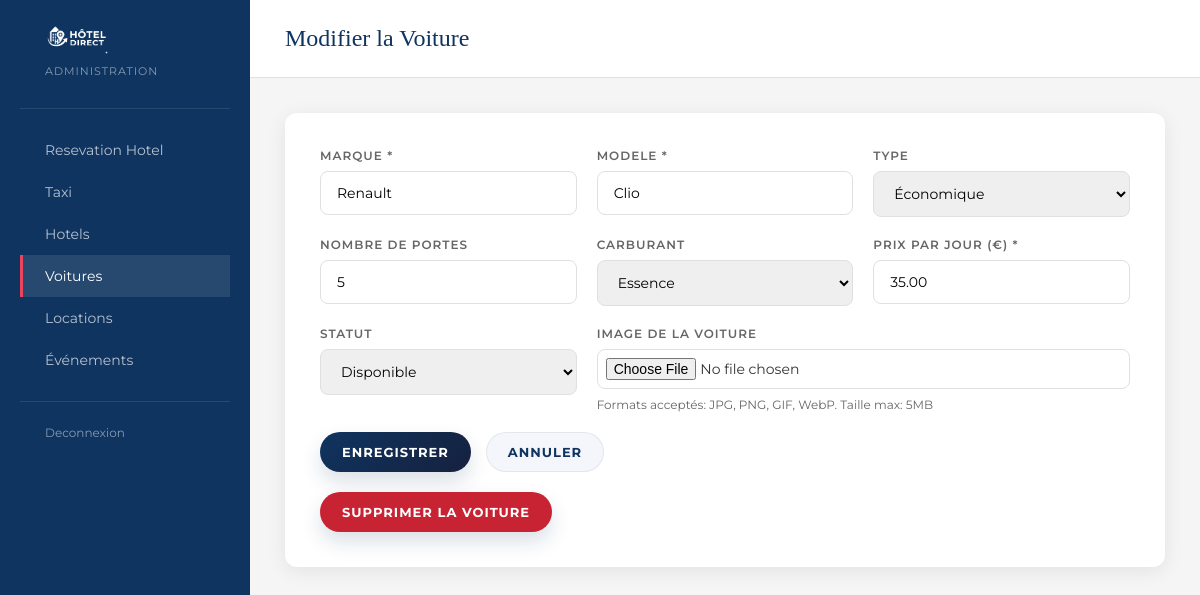
The page /index.php?route=cars/edit&id=1 (signed in) on the database its author committed.
### tables this page shows
CREATE TABLE IF NOT EXISTS cars (
    id INT AUTO_INCREMENT PRIMARY KEY,
    marque VARCHAR(100) NOT NULL,
    modele VARCHAR(100) NOT NULL,
    type ENUM('economique', 'compact', 'berline', 'suv', 'luxe') DEFAULT 'economique',
    portes INT NOT NULL DEFAULT 4,
    carburant ENUM('essence', 'diesel', 'hybride', 'electrique') DEFAULT 'essence',
    prix_par_jour DECIMAL(10,2) NOT NULL,
    image VARCHAR(255) DEFAULT NULL,
    statut ENUM('disponible', 'louee', 'entretien') DEFAULT 'disponible',
    created_at TIMESTAMP DEFAULT CURRENT_TIMESTAMP
);

### src/app/Core/Controller.php (called while the page is built, shortened)
<?php
abstract class Controller
{
    protected function view(string $viewPath, array $data = []): void
    {
        extract($data, EXTR_SKIP);
        require dirname(__DIR__) . '/Views/' . $viewPath . '.php';
    }
}

### src/app/Controllers/CarController.php (called while the page is built, shortened)
<?php
final class CarController extends Controller
{
    private CarModel $cars;
    public function __construct()
    {
        $this->cars = new CarModel();
    }
    public function edit(): void
    {
        $success = '';
        $error = '';
        $carId = max(0, (int) ($_GET['id'] ?? $_POST['id'] ?? 0));
        $car = $this->cars->findById($carId);
        $this->view('cars/edit', [
            'success' => $success,
            'error' => $error,
            'car' => $car,
        ]);
    }
}

### src/index.php (called while the page is built, shortened)
<?php
require_once __DIR__ . '/bootstrap.php';
$router = new Router();
$authController = new AuthController();
$reservationController = new ReservationController();
$taxiController = new TaxiReservationController();
$dashboardController = new DashboardController();
$eventController = new EventController();
$siteController = new SiteController();
$hotelAdminController = new HotelAdminController();
$eventAdminController = new EventAdminController();
$carController = new CarController();
$carRentalController = new CarRentalController();
$router->add('GET', '', static function (): void {
    if (isset($_SESSION['user_id'])) {
        redirect_to(($_SESSION['role'] ?? 'client') === 'admin' ? 'dashboard' : 'reservation');
    }
    redirect_to('login');
});
$router->add('GET', 'login', static function () use ($authController): void {
    $authController->login();
});
$router->add('POST', 'login', static function () use ($authController): void {
    $authController->login();
});
$router->add('GET', 'register', static function () use ($authController): void {
    $authController->register();
});
$router->add('POST', 'register', static function () use ($authController): void {
    $authController->register();
});
$router->add('GET', 'logout', static function () use ($authController): void {
    $authController->logout();
});
$router->add('GET', 'profile', static function () use ($authController): void {
    $authController->profile();
});
$router->add('POST', 'profile', static function () use ($authController): void {
    $authController->profile();
});
$router->add('GET', 'reservation', static function () use ($reservationController): void {
    $reservationController->index();
});
$router->add('POST', 'reservation', static function () use ($reservationController): void {
    $reservationController->index();
});
$router->add('GET', 'taxi', static function () use ($taxiController): void {
    $taxiController->index();
});
$router->add('POST', 'taxi', static function () use ($taxiController): void {
    $taxiController->index();
});
$router->add('GET', 'taxi/edit', static function () use ($taxiController): void {
    $taxiController->edit();
});
$router->add('POST', 'taxi/edit', static function () use ($taxiController): void {
    $taxiController->edit();
});
$router->add('POST', 'taxi/delete', static function () use ($taxiController): void {
    $taxiController->delete();
});
$router->add('GET', 'dashboard', static function () use ($dashboardController): void {
    $dashboardController->index();
});
$router->add('POST', 'dashboard', static function () use ($dashboardController): void {
    $dashboardController->index();
});
$router->add('GET', 'events', static function () use ($eventAdminController): void {
    $eventAdminController->index();
});
$router->add('POST', 'events', static function () use ($eventAdminController): void {
    $eventAdminController->index();
});
$router->add('GET', 'events-feed', static function () use ($eventController): void {
    $eventController->feed();
});
$router->add('GET', 'admin/hotels', static function () use ($hotelAdminController): void {
    $hotelAdminController->index();
});
$router->add('GET', 'admin/hotels/add', static function () use ($hotelAdminController): void {
    $hotelAdminController->add();
});
$router->add('POST', 'admin/hotels/add', static function () use ($hotelAdminController): void {
    $hotelAdminController->add();
});
$router->add('GET', 'admin/hotels/edit', static function () use ($hotelAdminController): void {
    $hotelAdminController->edit();
});
$router->add('POST', 'admin/hotels/edit', static function () use ($hotelAdminController): void {
    $hotelAdminController->edit();
});
$router->add('POST', 'admin/hotels/delete', static function () use ($hotelAdminController): void {
    $hotelAdminController->delete();
});
$router->add('GET', 'home', static function () use ($siteController): void {
    $siteController->home();
});
$router->add('GET', 'hotels', static function () use ($siteController): void {
    $siteController->hotels();
});
$router->add('GET', 'hotel-details', static function () use ($siteController): void {
    $siteController->hotelDetails();
});
$router->add('GET', 'events-public', static function () use ($siteController): void {
    $siteController->events();
});
$router->add('GET', 'dashboard/taxis', static function () use ($dashboardController): void {
    $dashboardController->taxis();
});
$router->add('GET', 'dashboard/rentals', static function () use ($dashboardController): void {
    $dashboardController->rentals();
});
$router->add('POST', 'dashboard/rentals', static function () use ($dashboardController): void {
    $dashboardController->rentals();
});
$router->add('GET', 'cars', static function () use ($carController): void {
    $carController->index();
});
$router->add('POST', 'cars', static function () use ($carController): void {
    header('Location: ' . app_url('cars/add'));
    exit;
});
$router->add('GET', 'cars/add', static function () use ($carController): void {
    $carController->add();
});
$router->add('POST', 'cars/add', static function () use ($carController): void {
    $carController->add();
});
$router->add('GET', 'cars/edit', static function () use ($carController): void {
    $carController->edit();
});
$router->add('POST', 'cars/edit', static function () use ($carController): void {
    $carController->edit();
});
$router->add('POST', 'cars/delete', static function () use ($carController): void {
    $carController->delete();
});
$router->add('GET', 'cars/rent', static function () use ($carRentalController): void {
    $carRentalController->index();
});
$router->add('POST', 'cars/rent/create', static function () use ($carRentalController): void {
    $carRentalController->create();
});
$router->add('POST', 'cars/rent/cancel', static function () use ($carRentalController): void {
    $carRentalController->cancel();
});
$router->add('GET', 'cars/rent/api/booked-dates', static function () use ($carRentalController): void {
    $carRentalController->getBookedDates();
});
$route = trim((string) ($_GET['route'] ?? ''), '/');
$method = strtoupper((string) ($_SERVER['REQUEST_METHOD'] ?? 'GET'));
$router->dispatch($method, $route);

### src/app/Core/Router.php (called while the page is built, shortened)
<?php
final class Router
{
    private array $routes = [];
    public function add(string $method, string $route, callable $handler): void
    {
        $key = strtoupper($method) . ':' . trim($route, '/');
        $this->routes[$key] = $handler;
    }
    public function dispatch(string $method, string $route): void
    {
        $key = strtoupper($method) . ':' . trim($route, '/');
        ($this->routes[$key])();
    }
}

### src/bootstrap.php (called while the page is built, shortened)
<?php
spl_autoload_register(static function (string $class): void {
    $prefix = 'App\\';
    $relativeClass = substr($class, strlen($prefix));
    $file = __DIR__ . '/app/' . str_replace('\\', '/', $relativeClass) . '.php';
});
if (!function_exists('app_url')) {
    function app_url(string $route = ''): string
    {
        $scriptName = $_SERVER['SCRIPT_NAME'] ?? '/src/index.php';
        $basePath = rtrim(str_replace('\\', '/', dirname($scriptName)), '/');
        $indexPath = ($basePath === '' ? '' : $basePath) . '/index.php';
        return $indexPath . '?route=' . urlencode($route);
    }
}

### src/app/Core/Database.php (called while the page is built, shortened)
<?php
final class Database
{
    private static ?PDO $connection = null;
    public static function getConnection(): PDO
    {
        if (self::$connection instanceof PDO) {
            return self::$connection;
        }
        $host = (string) (getenv('DB_HOST') ?: '');
        $user = (string) (getenv('DB_USER') ?: '');
        $passValue = getenv('DB_PASS');
        $pass = $passValue === false ? '' : (string) $passValue;
        $name = (string) (getenv('DB_NAME') ?: '');
        $host = $host === '' ? 'localhost' : $host;
        $user = $user === '' ? 'root' : $user;
        $name = $name === '' ? 'test' : $name;
        self::$connection = new PDO(
            sprintf('mysql:host=%s;dbname=%s;charset=utf8', $host, $name),
            (string) $user,
            (string) $pass,
            [PDO::ATTR_ERRMODE => PDO::ERRMODE_EXCEPTION]
        );
        return self::$connection;
    }
}

### src/app/Models/CarModel.php (called while the page is built, shortened)
<?php
final class CarModel
{
    private PDO $pdo;
    public function __construct()
    {
        $this->pdo = Database::getConnection();
    }
    public function findById(int $id): ?array
    {
        $stmt = $this->pdo->prepare('SELECT * FROM cars WHERE id = ?');
        $stmt->execute([$id]);
        $result = $stmt->fetch(PDO::FETCH_ASSOC);
        return $result ?: null;
    }
}

### src/app/Views/cars/edit.php (the view, shortened to what this page needs)
<?php $car_types = ['economique' => 'Économique', 'compact' => 'Compact', 'berline' => 'Berline', 'suv' => 'SUV', 'luxe' => 'Luxe']; ?>
<?php $carburants = ['essence' => 'Essence', 'diesel' => 'Diesel', 'hybride' => 'Hybride', 'electrique' => 'Électrique']; ?>
<?php $statuts = ['disponible' => 'Disponible', 'louee' => 'Louée', 'entretien' => 'En entretien']; ?>
<!DOCTYPE html>
<html lang="fr">
<head>
</head>
<body class="layout-seabel-admin">
    <?php include __DIR__ . '/../partials/sidebar.php'; ?>
    <main class="main">
        <div class="page-title">Modifier la Voiture</div>
        <div class="content">
        <div class="card">
            <form method="POST" action="<?= htmlspecialchars(app_url('cars/edit')) ?>" enctype="multipart/form-data">
                <div class="form-grid">
                    <div class="form-group">
                        <label>Marque *</label>
                        <input type="text" name="marque" value="<?= htmlspecialchars((string) $car['marque']) ?>" required>
                    </div>
                    <div class="form-group">
                        <label>Modele *</label>
                        <input type="text" name="modele" value="<?= htmlspecialchars((string) $car['modele']) ?>" required>
                    </div>
                    <div class="form-group">
                        <label>Type</label>
                        <select name="type">
                            <?php foreach ($car_types as $key => $label): ?>
                                <option value="<?= htmlspecialchars($key) ?>" <?= $key === $car['type'] ? 'selected' : '' ?>><?= htmlspecialchars($label) ?></option>
                            <?php endforeach; ?>
                        </select>
                    </div>
                    <div class="form-group">
                        <label>Nombre de portes</label>
                        <input type="number" name="portes" min="2" max="5" value="<?= (int) $car['portes'] ?>">
                    </div>
                    <div class="form-group">
                        <label>Carburant</label>
                        <select name="carburant">
                            <?php foreach ($carburants as $key => $label): ?>
                                <option value="<?= htmlspecialchars($key) ?>" <?= $key === $car['carburant'] ? 'selected' : '' ?>><?= htmlspecialchars($label) ?></option>
                            <?php endforeach; ?>
                        </select>
                    </div>
                    <div class="form-group">
                        <label>Prix par jour (€) *</label>
                        <input type="number" name="prix_par_jour" step="0.01" min="0.01" value="<?= number_format((float) $car['prix_par_jour'], 2, '.', '') ?>" required>
                    </div>
                    <div class="form-group">
                        <label>Statut</label>
                        <select name="statut">
                            <?php foreach ($statuts as $key => $label): ?>
                                <option value="<?= htmlspecialchars($key) ?>" <?= $key === $car['statut'] ? 'selected' : '' ?>><?= htmlspecialchars($label) ?></option>
                            <?php endforeach; ?>
                        </select>
                    </div>
                    <div class="form-group" style="grid-column: span 2;">
                        <label>Image de la voiture</label>
                        <input type="file" name="image" accept="image/*" style="padding: 8px; border: 1.5px solid #e0e0e0; border-radius: 8px; width: 100%; box-sizing: border-box;">
                        <small style="color: #666; font-size: 12px;">Formats acceptés: JPG, PNG, GIF, WebP. Taille max: 5MB</small>
                    </div>
                </div>
                <div style="display:flex; gap: 15px; flex-wrap:wrap; margin-top: 20px;">
                    <button type="submit" class="btn">Enregistrer</button>
                    <a href="<?= htmlspecialchars(app_url('cars')) ?>" class="btn btn-secondary">Annuler</a>
                </div>
            </form>
            <form method="POST" action="<?= htmlspecialchars(app_url('cars/delete')) ?>" style="margin-top: 20px;">
                <button type="submit" class="btn btn-danger">Supprimer la voiture</button>
            </form>
        </div>
    </div>
</main>
</body>
</html>

### rows shown on the page
cars: marque "Renault", modele "Clio", type "Économique", portes "5", carburant "Essence", prix_par_jour "35.00", statut "Disponible"
